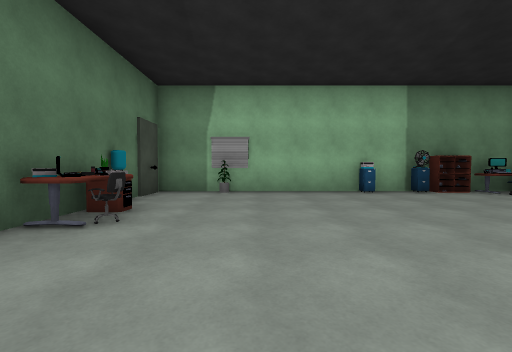
[1] (above)

17 first-person views from a walk through a scene from a Unity 3-D project. The camera is 1.3 m above the floor, tilts 2° down and sees 90° across. The floor is counted in squares, 2 m on a side. Each view is taken from the middle of a square. On the plan, view 1 faces up. The plan holds only what a view shows up to about 9 squares ahead; the rest is blank. The place goes on beyond the plan. The player is left out. Door leaves are left out, so doorways stand open. Some surface patterns are stand-ins.

[2]
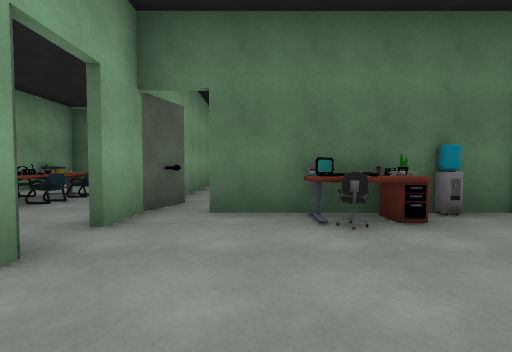

[3]
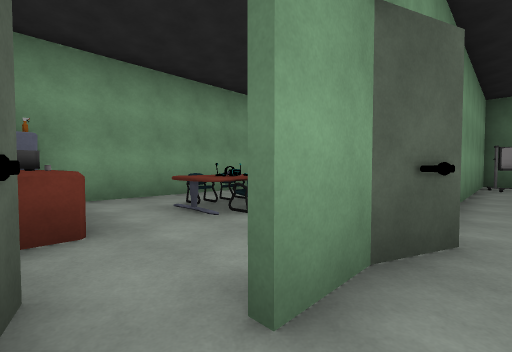

[4]
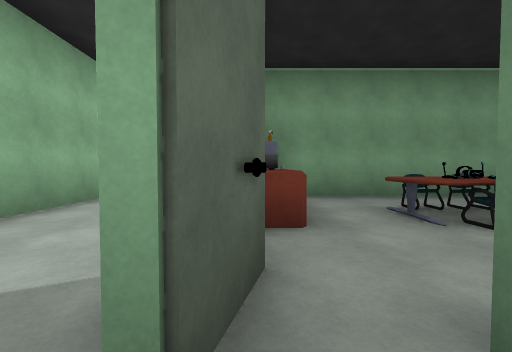

[5]
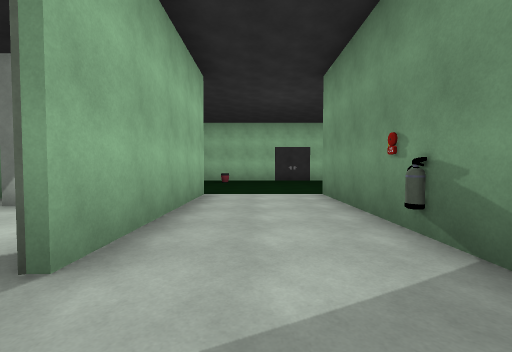

[6]
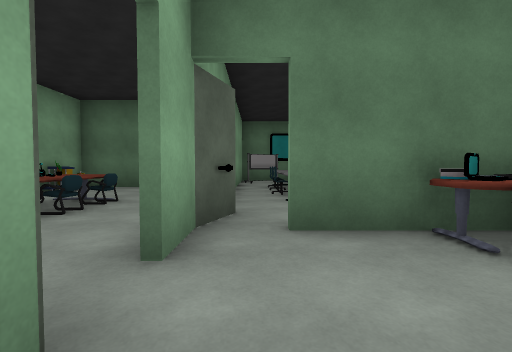

[7]
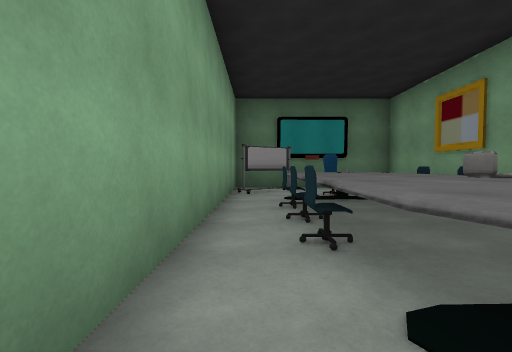

[8]
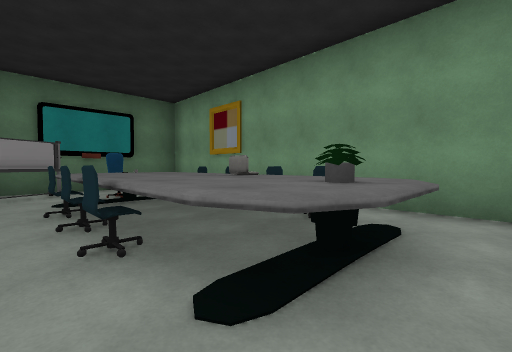

[9]
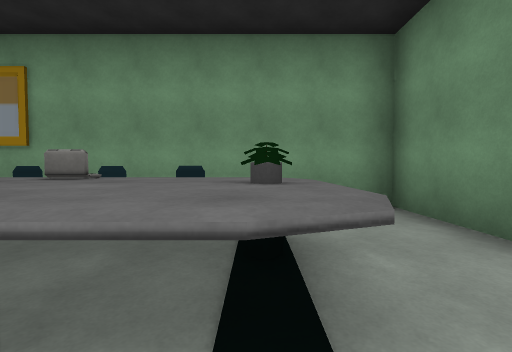

[10]
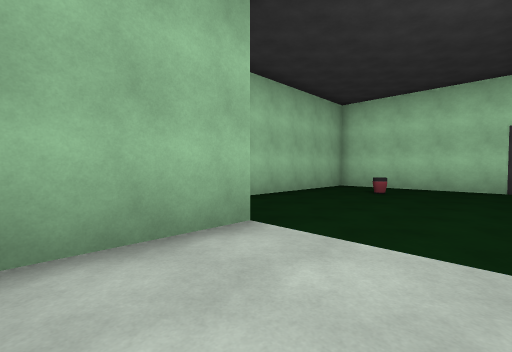

[11]
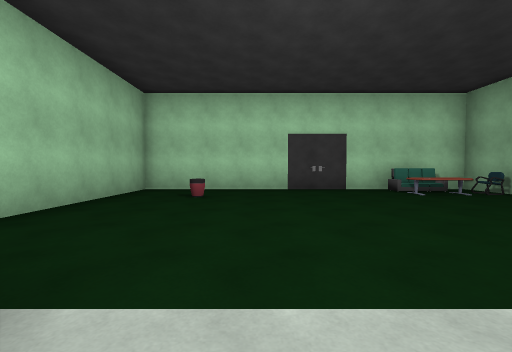

[12]
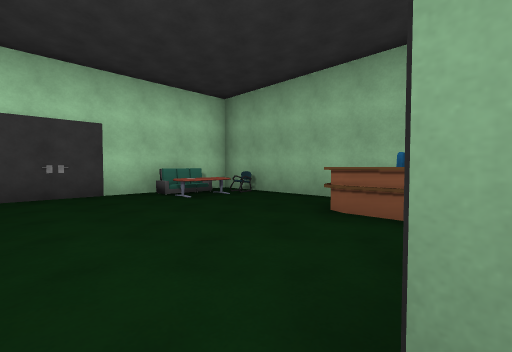

[13]
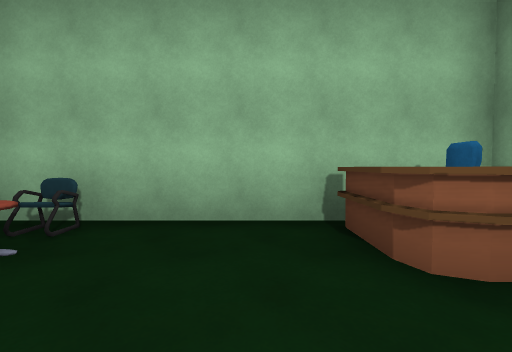

[14]
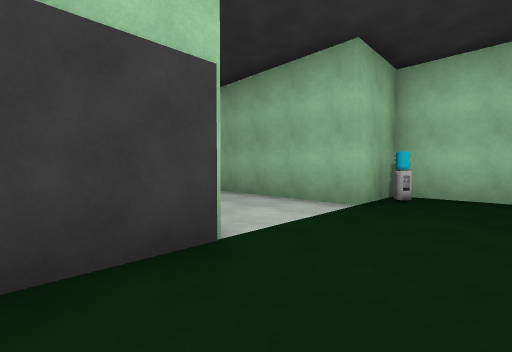

[15]
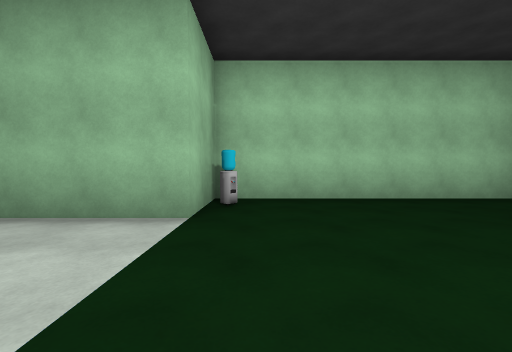

[16]
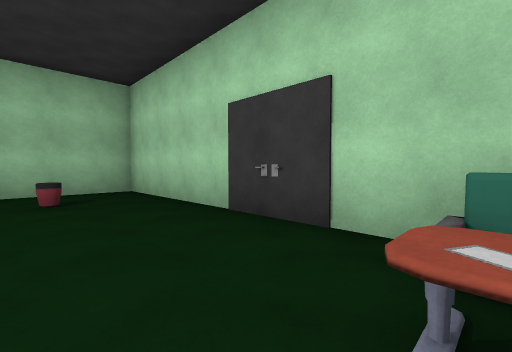

[17]
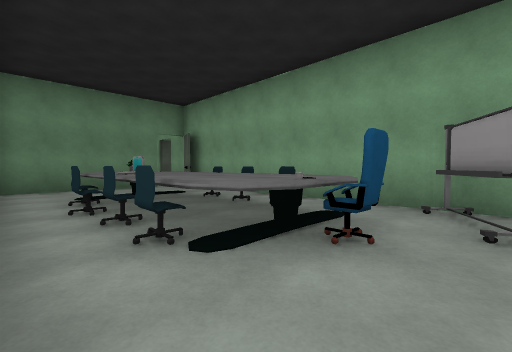

### Floor plan
Key: @ floor where view 1 was taken; # wall or solid block; x gap in a wall; . floor; ^ raised ledge; C cabinet; S shelf; W water cooler; H chair; A cart; L laptop; F flask; B sofa; O other object.
Columns run from 12 left of view 1 to 7 right of it. Each row starts with its distance up from view 1.
  7          ######CCS##
  6  #########........O
  5 #....H...#W.......
  4 #..HHLH^.#O......
  3 #.H^^^^^.# .....
  2 #O.^^^^^.#.....
  1 #OO.HHH.......
  0 ##########x#@..
 -1        ....O..#.
 -2      ..OOOSS..#.
 -3     #..OOOSS..#
 -4     #A     O..#
 -5     ########..# ##
 -6        #HO.....W.#
 -7        # O.......#
 -8        #.........#
 -9        #.........#
-10        OOO....F..#
-11        ^BB.......#
-12        ###########

Positions as (right, up) in squares from view 1, and headings:
1: (0, 0), facing up
2: (1, 2), facing left
3: (-1, 1), facing down-left
4: (-1, 1), facing down
5: (1, 1), facing down
6: (0, 1), facing left
7: (-4, 1), facing left
8: (-4, 1), facing up-left
9: (-5, 1), facing up
10: (0, -3), facing down-right
11: (1, -4), facing down
12: (0, -5), facing down-left
13: (-2, -8), facing left
14: (-2, -7), facing up-right
15: (-1, -6), facing right
16: (-3, -9), facing down-right
17: (-11, 5), facing down-right
